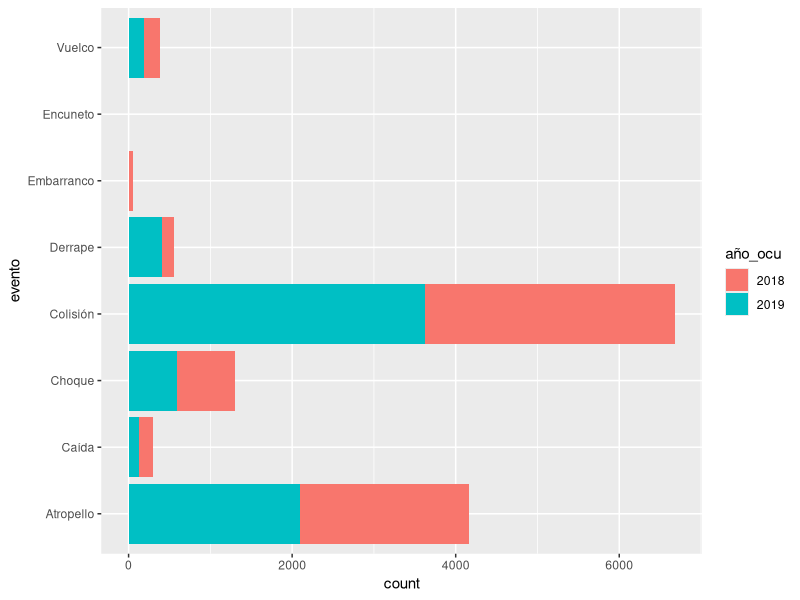

The R source for this figure:
## ---- chunk 1
library(readxl)
library(tidyverse)
## ---- chunk 2
hechos_2019 <- read_excel("./Datasets/Hechos_de_transito_2019.xlsx") %>% mutate(nuevo_num = paste(`núm_corre`,`año_ocu`,sep="")) # Para poder hacer joins, les agregaremos esta columna
hechos_2018 <- read_excel("./Datasets/Hechos_de_transito_2018.xlsx") %>% mutate(nuevo_num = paste(`núm_corre`,`año_ocu`,sep=""))

hechos <- rbind(hechos_2019,hechos_2018)

# Variables que no nos sirven porque pueden deducirse con otras o no dicen nada
hechos$g_hora = NULL
hechos$marca_veh = NULL
hechos$g_modelo_veh = NULL
hechos$g_hora_5 = NULL


hechos <- merge(merge(merge(merge(merge(merge(merge(hechos, read.csv("./Datasets/Normalizadas/color_veh.csv", encoding="UTF-8")), read.csv("./Datasets/Normalizadas/deptos_code_g.csv", encoding="UTF-8")),read.csv("./Datasets/Normalizadas/tipo_eve.csv", encoding="UTF-8")), read.csv("./Datasets/Normalizadas/dia.csv", encoding="UTF-8")),read.csv("./Datasets/Normalizadas/mes_ocu.csv", encoding="UTF-8")),read.csv("./Datasets/Normalizadas/municipios_g.csv", encoding="UTF-8")),read.csv("./Datasets/Normalizadas/veh.csv", encoding="UTF-8"))%>% filter(tipo_eve<99) # No queremos eventos ignorados, ya que no nos sirve de nada

hechos$año_ocu <-  as.factor(hechos$año_ocu)
hechos$mupio_name <-  as.factor(hechos$mupio_name)

vehiculos_2019 <- read_excel("./Datasets/Vehiculos_involucrados_2019.xlsx") %>% mutate(nuevo_num = paste(`núm_corre`,`año_ocu`,sep="")) # Para poder hacer joins, les agregaremos esta columna
vehiculos_2018 <- read_excel("./Datasets/Vehiculos_involucrados_2018.xlsx") %>% mutate(nuevo_num = paste(`núm_corre`,`año_ocu`,sep=""))

vehiculos <- rbind(vehiculos_2019,vehiculos_2018)

# Variables que no nos sirven porque pueden deducirse con otras o no dicen nada
vehiculos$g_hora = NULL
vehiculos$marca_veh = NULL
vehiculos$g_modelo_veh = NULL
vehiculos$g_edad_80ymás = NULL
vehiculos$g_edad_60ymás = NULL
vehiculos$edad_quinquenales = NULL
vehiculos$g_hora_5 = NULL

vehiculos <- merge(merge(merge(merge(merge(merge(merge(vehiculos, read.csv("./Datasets/Normalizadas/color_veh.csv", encoding="UTF-8")), read.csv("./Datasets/Normalizadas/deptos_code_g.csv", encoding="UTF-8")),read.csv("./Datasets/Normalizadas/tipo_eve.csv", encoding="UTF-8")), read.csv("./Datasets/Normalizadas/dia.csv", encoding="UTF-8")),read.csv("./Datasets/Normalizadas/mes_ocu.csv", encoding="UTF-8")),read.csv("./Datasets/Normalizadas/municipios_g.csv", encoding="UTF-8")),read.csv("./Datasets/Normalizadas/veh.csv", encoding="UTF-8")) %>% filter(tipo_eve<99) # No queremos eventos ignorados, ya que no nos sirve de nada

vehiculos$año_ocu <-  as.factor(vehiculos$año_ocu)
vehiculos$mupio_name <-  as.factor(vehiculos$mupio_name)

fal_les_2019 <- read_excel("./Datasets/Fallecidos_y_lesionados_2019.xlsx") %>% mutate(nuevo_num = paste(`núm_corre`,`año_ocu`,sep="")) # Para poder hacer joins, les agregaremos esta columna
fal_les_2018 <- read_excel("./Datasets/Fallecidos_y_lesionados_2018.xlsx") %>% mutate(nuevo_num = paste(`núm_corre`,`año_ocu`,sep=""))

fal_les <- rbind(fal_les_2019,fal_les_2018)

fal_les$g_hora = NULL
fal_les$marca_veh = NULL
fal_les$g_modelo_veh = NULL
fal_les$g_edad_80ymás = NULL
fal_les$g_edad_60ymás = NULL
fal_les$edad_quinquenales = NULL
fal_les$g_hora_5 = NULL

fal_les <- merge(merge(merge(merge(merge(merge(merge(fal_les, read.csv("./Datasets/Normalizadas/color_veh.csv", encoding="UTF-8")), read.csv("./Datasets/Normalizadas/deptos_code_g.csv", encoding="UTF-8")),read.csv("./Datasets/Normalizadas/tipo_eve.csv", encoding="UTF-8")), read.csv("./Datasets/Normalizadas/dia.csv", encoding="UTF-8")),read.csv("./Datasets/Normalizadas/mes_ocu.csv", encoding="UTF-8")),read.csv("./Datasets/Normalizadas/municipios_g.csv", encoding="UTF-8")),read.csv("./Datasets/Normalizadas/veh.csv", encoding="UTF-8")) %>% filter(tipo_eve<99) # No queremos eventos ignorados, ya que no nos sirve de nada
## ---- chunk 3
ggplot(hechos, aes(x=evento, fill=año_ocu)) + geom_bar() + coord_flip()
## ---- chunk 4
hechos %>% filter(zona_ocu==99) %>% add_count(mupio_name, año_ocu) %>% select(mupio_name, año_ocu, n) %>% distinct() %>% arrange(desc(n))
## ---- chunk 5
hechos %>% filter(modelo_veh==9999) %>% select(mupio_name,año_ocu) %>% group_by(mupio_name,año_ocu) %>% mutate(count = n()) %>% distinct() %>% arrange(desc(count))
## ---- chunk 6
sin_info_veh <- hechos %>% filter(modelo_veh==9999, tipo_veh==99, color_veh==99)
sin_info_veh %>% count()
## ---- chunk 7
sin_info_veh %>% select(evento) %>% add_count(evento) %>% group_by(evento) %>% distinct()
## ---- chunk 8
fal_les %>% filter(evento=="Atropello", modelo_veh==9999, tipo_veh==99, color_veh==99) %>% count()
